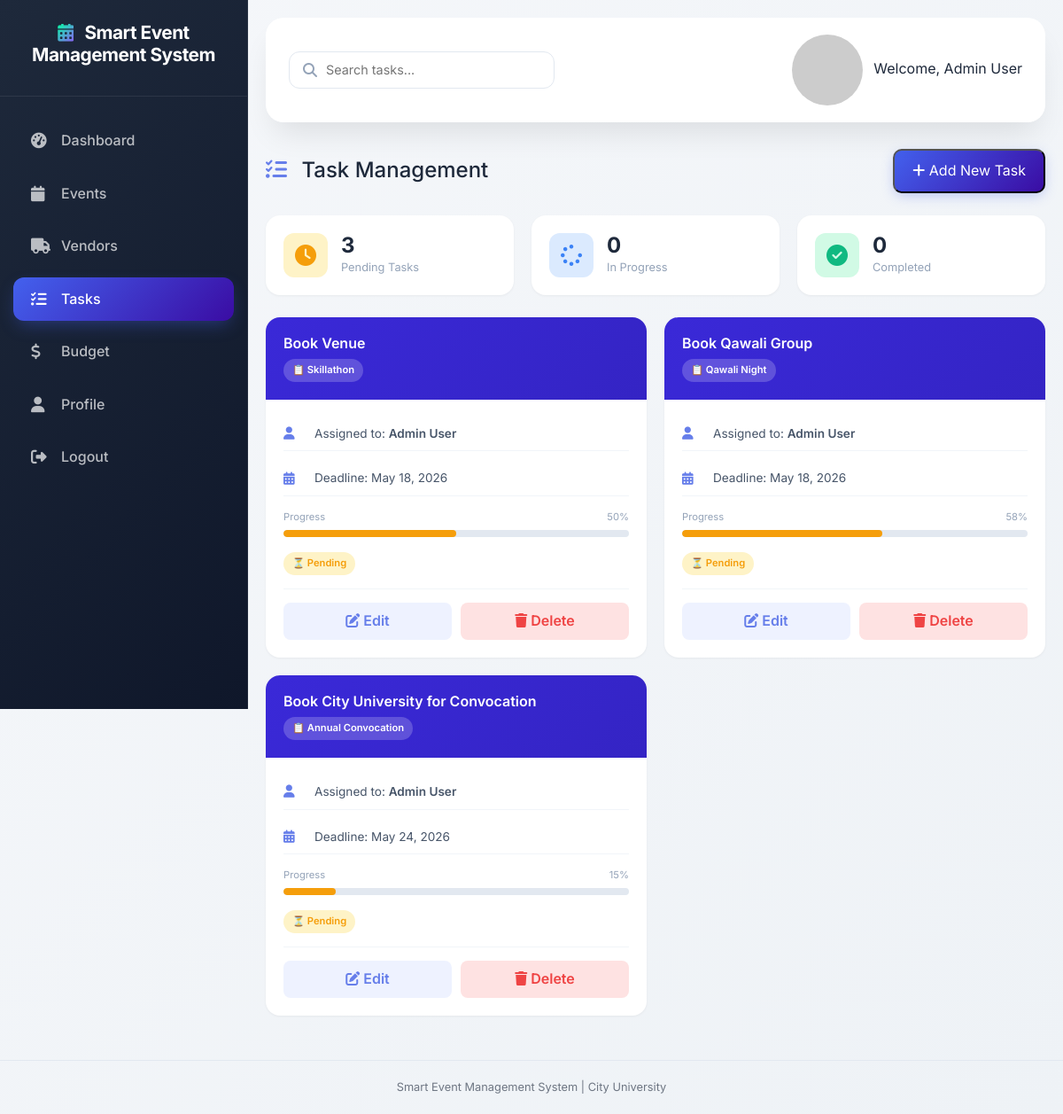
Screenshot of /tasks.php (signed in) with the database file from the repository.
### tables this page shows
CREATE TABLE `tasks` (
  `id` int(11) NOT NULL,
  `task_name` varchar(200) NOT NULL,
  `assigned_to` int(11) DEFAULT NULL,
  `deadline` date NOT NULL,
  `progress` int(11) DEFAULT 0,
  `status` enum('pending','in_progress','completed') DEFAULT 'pending',
  `event_id` int(11) DEFAULT NULL,
  `created_at` timestamp NOT NULL DEFAULT current_timestamp()
);

CREATE TABLE `events` (
  `id` int(11) NOT NULL,
  `event_name` varchar(200) NOT NULL,
  `event_date` date NOT NULL,
  `venue` varchar(200) NOT NULL,
  `budget` decimal(10,2) NOT NULL,
  `status` enum('upcoming','ongoing','completed','cancelled') DEFAULT 'upcoming',
  `created_by` int(11) DEFAULT NULL,
  `created_at` timestamp NOT NULL DEFAULT current_timestamp()
);

CREATE TABLE `users` (
  `id` int(11) NOT NULL,
  `name` varchar(100) NOT NULL,
  `email` varchar(100) NOT NULL,
  `password` varchar(255) NOT NULL,
  `role` enum('admin','user') DEFAULT 'user',
  `created_at` timestamp NOT NULL DEFAULT current_timestamp()
);

### tasks.php (the view, shortened to what this page needs)
<?php
include 'includes/db.php';
$tasks = mysqli_query($conn, "SELECT t.*, u.name as assigned_to_name, e.event_name
                              FROM tasks t
                              LEFT JOIN users u ON t.assigned_to = u.id
                              LEFT JOIN events e ON t.event_id = e.id
                              ORDER BY t.deadline ASC");
include 'includes/header.php';
?>
<div class="d-flex" style="width:100%; margin:0; padding:0;">
    <div class="sidebar">
        <div class="brand">
            <h3><i class="fas fa-calendar-alt"></i> Smart Event Management System</h3>
        </div>
        <nav class="nav flex-column">
            <a href="dashboard.php" class="nav-link"><i class="fas fa-tachometer-alt"></i> Dashboard</a>
            <a href="events.php" class="nav-link"><i class="fas fa-calendar"></i> Events</a>
            <a href="vendors.php" class="nav-link"><i class="fas fa-truck"></i> Vendors</a>
            <a href="tasks.php" class="nav-link active"><i class="fas fa-tasks"></i> Tasks</a>
            <a href="budget.php" class="nav-link"><i class="fas fa-dollar-sign"></i> Budget</a>
            <a href="profile.php" class="nav-link"><i class="fas fa-user"></i> Profile</a>
            <a href="logout.php" class="nav-link"><i class="fas fa-sign-out-alt"></i> Logout</a>
        </nav>
    </div>
    <div class="main-content">
        <div class="top-navbar d-flex justify-content-between align-items-center">
            <div class="search-bar">
                <i class="fas fa-search"></i>
                <input type="text" id="searchInput" placeholder="Search tasks..." onkeyup="searchTasks()">
            </div>
            <div>
                <img src="https://ui-avatars.com/api/?name=Admin&background=667eea&color=fff&size=35" style="border-radius: 50%;" alt="Profile">
                <span class="ms-2">Welcome, <?php echo $_SESSION['user_name']; ?></span>
            </div>
        </div>
        <div class="page-header">
            <h2><i class="fas fa-tasks"></i> Task Management</h2>
            <?php if($_SESSION['user_role'] == 'admin'): ?>
                <button class="btn-primary" style="padding: 10px 20px; border-radius: 10px;" data-bs-toggle="modal" data-bs-target="#addTaskModal">
                    <i class="fas fa-plus"></i> Add New Task
                </button>
            <?php endif; ?>
        </div>
        <div class="stats-row">
            <div class="stat-box">
                <div class="stat-box-icon pending"><i class="fas fa-clock"></i></div>
                <div class="stat-box-info">
                    <?php
                    $pending = mysqli_fetch_assoc(mysqli_query($conn, "SELECT COUNT(*) as c FROM tasks WHERE status='pending'"))['c'];
                    ?>
                    <h3><?php echo $pending; ?></h3>
                    <p>Pending Tasks</p>
                </div>
            </div>
            <div class="stat-box">
                <div class="stat-box-icon progress"><i class="fas fa-spinner"></i></div>
                <div class="stat-box-info">
                    <?php
                    $in_progress = mysqli_fetch_assoc(mysqli_query($conn, "SELECT COUNT(*) as c FROM tasks WHERE status='in_progress'"))['c'];
                    ?>
                    <h3><?php echo $in_progress; ?></h3>
                    <p>In Progress</p>
                </div>
            </div>
            <div class="stat-box">
                <div class="stat-box-icon completed"><i class="fas fa-check-circle"></i></div>
                <div class="stat-box-info">
                    <?php
                    $completed = mysqli_fetch_assoc(mysqli_query($conn, "SELECT COUNT(*) as c FROM tasks WHERE status='completed'"))['c'];
                    ?>
                    <h3><?php echo $completed; ?></h3>
                    <p>Completed</p>
                </div>
            </div>
        </div>
        <div class="tasks-grid" id="tasksGrid">
            <?php
            mysqli_data_seek($tasks, 0);
            while($task = mysqli_fetch_assoc($tasks)):
                $header_class = $task['status'];
                $progress_class = $task['status'];
            ?>
            <div class="task-card" data-task-name="<?php echo strtolower($task['task_name']); ?>">
                <div class="task-header <?php echo $header_class; ?>">
                    <h3><?php echo htmlspecialchars($task['task_name']); ?></h3>
                    <span class="event-name">📋 <?php echo htmlspecialchars($task['event_name'] ?? 'No Event'); ?></span>
                </div>
                <div class="task-body">
                    <div class="task-info">
                        <div class="info-row">
                            <i class="fas fa-user"></i>
                            <span>Assigned to: <span class="assigned-to"><?php echo htmlspecialchars($task['assigned_to_name'] ?? 'Unassigned'); ?></span></span>
                        </div>
                        <div class="info-row">
                            <i class="fas fa-calendar-alt"></i>
                            <span>Deadline: <?php echo date('M d, Y', strtotime($task['deadline'])); ?></span>
                        </div>
                    </div>
                    <div class="progress-section">
                        <div class="progress-label">
                            <span>Progress</span>
                            <span><?php echo $task['progress']; ?>%</span>
                        </div>
                        <div class="progress-bar-custom">
                            <div class="progress-fill <?php echo $progress_class; ?>" style="width: <?php echo $task['progress']; ?>%"></div>
                        </div>
                    </div>
                    <div style="margin-top: 10px;">
                        <span class="status-badge <?php echo $task['status']; ?>">
                            <?php if($task['status'] == 'pending'): ?>
                                ⏳ Pending
                            <?php elseif($task['status'] == 'in_progress'): ?>
                                🔄 In Progress
                            <?php else: ?>
                                ✅ Completed
                            <?php endif; ?>
                        </span>
                    </div>
                    <?php if($_SESSION['user_role'] == 'admin'): ?>
                        <div class="task-actions">
                            <button class="btn-edit" data-bs-toggle="modal" data-bs-target="#editTaskModal<?php echo $task['id']; ?>">
                                <i class="fas fa-edit"></i> Edit
                            </button>
                            <button class="btn-delete" onclick="confirmDelete('<?php echo addslashes($task['task_name']); ?>', <?php echo $task['id']; ?>, 'tasks')">
                                <i class="fas fa-trash"></i> Delete
                            </button>
                        </div>
                    <?php else: ?>
                        <div class="readonly-badge">
                            <i class="fas fa-lock"></i> Read Only
                        </div>
                    <?php endif; ?>
                </div>
            </div>
            <?php endwhile; ?>
        </div>
    </div>
</div>
<?php include 'includes/footer.php'; ?>

### includes/header.php (shortened to what this page needs)
<!DOCTYPE html>
<html lang="en">
<head>
    <link href="https://cdn.jsdelivr.net/npm/bootstrap@5.3.0-alpha1/dist/css/bootstrap.min.css" rel="stylesheet">
    <link rel="stylesheet" href="https://cdnjs.cloudflare.com/ajax/libs/font-awesome/6.4.0/css/all.min.css">
    <link rel="stylesheet" href="css/style.css">
</head>
<body>

### includes/footer.php (shortened to what this page needs)
<div style="text-align: center; padding: 20px; margin-top: 30px; border-top: 1px solid #e2e8f0; color: #6e7683; font-size: 0.8rem;">
                   Smart Event Management System | City University
</div>
</body>
</html>

### css/style.css (style rules this page uses)
:root { --primary-color: #4361ee; --primary-dark: #3a0ca3; --primary-light: #8b5cf6; --secondary-color: #06ffa5; --accent-color: #f72585; --dark-bg: #0f172a; --card-bg: #ffffff; --sidebar-bg: linear-gradient(135deg, #1e293b 0%, #0f172a 100%); --text-dark: #1e293b; --text-gray: #64748b; --text-light: #94a3b8; --success: #10b981; --warning: #f59e0b; --danger: #ef4444; --info: #3b82f6; --border-radius: 1rem; --box-shadow: 0 20px 35px -10px rgba(0, 0, 0, 0.1); --box-shadow-hover: 0 25px 40px -12px rgba(0, 0, 0, 0.15); --transition: all 0.3s cubic-bezier(0.4, 0, 0.2, 1); }
* { margin: 0; padding: 0; box-sizing: border-box; }
body { font-family: 'Inter', sans-serif; background: linear-gradient(135deg, #f5f7fa 0%, #eef2f6 100%); color: var(--text-dark); line-height: 1.6; }
.sidebar { height: 100vh; background: var(--sidebar-bg); position: fixed; left: 0; top: 0; width: 280px; transition: var(--transition); z-index: 1000; backdrop-filter: blur(10px); border-right: 1px solid rgba(255, 255, 255, 0.05); }
.sidebar .brand { padding: 25px 20px; text-align: center; border-bottom: 1px solid rgba(255, 255, 255, 0.08); margin-bottom: 20px; }
.sidebar .brand h3 { color: white; font-size: 1.3rem; font-weight: 700; letter-spacing: -0.5px; }
.sidebar .brand h3 i { background: linear-gradient(135deg, var(--secondary-color), var(--primary-light)); -webkit-background-clip: text; background-clip: text; color: transparent; margin-right: 8px; }
.sidebar .nav-link { color: rgba(255, 255, 255, 0.7); padding: 12px 20px; margin: 5px 15px; border-radius: 12px; transition: var(--transition); font-weight: 500; display: flex; align-items: center; gap: 12px; }
.sidebar .nav-link.active { background: linear-gradient(135deg, var(--primary-color), var(--primary-dark)); color: white; box-shadow: 0 8px 20px -5px rgba(67, 97, 238, 0.4); }
.sidebar .nav-link i { width: 22px; font-size: 1.1rem; }
.main-content { margin-left: 280px; padding: 25px 30px; min-height: 100vh; }
.top-navbar { background: var(--card-bg); border-radius: 20px; padding: 18px 25px; margin-bottom: 30px; box-shadow: var(--box-shadow); backdrop-filter: blur(10px); border: 1px solid rgba(255, 255, 255, 0.5); }
.progress { height: 8px; border-radius: 20px; background: #e2e8f0; overflow: hidden; }
.btn-primary { background: linear-gradient(135deg, var(--primary-color), var(--primary-dark)); color: white; box-shadow: 0 4px 15px -3px rgba(67, 97, 238, 0.4); }
.progress-section { margin-top: 15px; }
.progress-label { display: flex; justify-content: space-between; margin-bottom: 8px; font-size: 0.8rem; color: var(--text-gray); }
.event-name { font-weight: 600; }
.progress-bar-custom { height: 8px; background: #e2e8f0; border-radius: 10px; overflow: hidden; }
.progress-fill { height: 100%; background: linear-gradient(90deg, #4361ee, #8b5cf6); border-radius: 10px; transition: width 0.5s; }

### rows the page displays
tasks: task_name "Book Venue", event.event_name "Skillathon", assigned_to.name "Admin User", deadline "May 18, 2026", progress "50", status "⏳ Pending"
tasks: task_name "Book Qawali Group", event.event_name "Qawali Night", assigned_to.name "Admin User", deadline "May 18, 2026", progress "58", status "⏳ Pending"
tasks: task_name "Book City University for Convocation", event.event_name "Annual Convocation", assigned_to.name "Admin User", deadline "May 24, 2026", progress "15", status "⏳ Pending"

### other values shown
$_SESSION['user_name'] "Admin User"
$pending "3"
$in_progress "0"
$completed "0"
